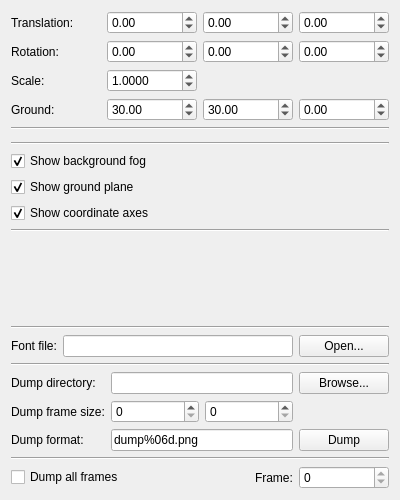
<?xml version="1.0" encoding="UTF-8"?>
<ui version="4.0">
 <class>ViewControl</class>
 <widget class="QWidget" name="ViewControl">
  <property name="geometry">
   <rect>
    <x>0</x>
    <y>0</y>
    <width>400</width>
    <height>500</height>
   </rect>
  </property>
  <property name="windowTitle">
   <string>Form</string>
  </property>
  <layout class="QVBoxLayout" name="verticalLayout">
   <item>
    <layout class="QGridLayout" name="transformationLayout">
     <item row="1" column="0">
      <widget class="QLabel" name="translationTextLabel">
       <property name="text">
        <string>Translation:</string>
       </property>
      </widget>
     </item>
     <item row="1" column="1">
      <widget class="QDoubleSpinBox" name="xSpinBox">
       <property name="minimum">
        <double>-100.000000000000000</double>
       </property>
       <property name="maximum">
        <double>100.000000000000000</double>
       </property>
      </widget>
     </item>
     <item row="1" column="2">
      <widget class="QDoubleSpinBox" name="ySpinBox">
       <property name="minimum">
        <double>-100.000000000000000</double>
       </property>
       <property name="maximum">
        <double>100.000000000000000</double>
       </property>
      </widget>
     </item>
     <item row="1" column="3">
      <widget class="QDoubleSpinBox" name="zSpinBox">
       <property name="minimum">
        <double>-100.000000000000000</double>
       </property>
       <property name="maximum">
        <double>100.000000000000000</double>
       </property>
      </widget>
     </item>
     <item row="2" column="0">
      <widget class="QLabel" name="rotationTextLabel">
       <property name="text">
        <string>Rotation:</string>
       </property>
      </widget>
     </item>
     <item row="3" column="0">
      <widget class="QLabel" name="scaleTextLabel">
       <property name="text">
        <string>Scale:</string>
       </property>
      </widget>
     </item>
     <item row="2" column="1">
      <widget class="QDoubleSpinBox" name="yawSpinBox">
       <property name="minimum">
        <double>-180.000000000000000</double>
       </property>
       <property name="maximum">
        <double>179.990000000000009</double>
       </property>
      </widget>
     </item>
     <item row="2" column="2">
      <widget class="QDoubleSpinBox" name="pitchSpinBox">
       <property name="minimum">
        <double>-180.000000000000000</double>
       </property>
       <property name="maximum">
        <double>179.990000000000009</double>
       </property>
      </widget>
     </item>
     <item row="2" column="3">
      <widget class="QDoubleSpinBox" name="rollSpinBox">
       <property name="minimum">
        <double>-180.000000000000000</double>
       </property>
       <property name="maximum">
        <double>179.990000000000009</double>
       </property>
      </widget>
     </item>
     <item row="3" column="1">
      <widget class="QDoubleSpinBox" name="scaleSpinBox">
       <property name="decimals">
        <number>4</number>
       </property>
       <property name="minimum">
        <double>0.000100000000000</double>
       </property>
       <property name="singleStep">
        <double>0.010000000000000</double>
       </property>
       <property name="value">
        <double>1.000000000000000</double>
       </property>
      </widget>
     </item>
     <item row="4" column="0">
      <widget class="QLabel" name="groundTextLabel">
       <property name="text">
        <string>Ground:</string>
       </property>
      </widget>
     </item>
     <item row="4" column="1">
      <widget class="QDoubleSpinBox" name="groundXSpinBox">
       <property name="singleStep">
        <double>0.010000000000000</double>
       </property>
       <property name="value">
        <double>30.000000000000000</double>
       </property>
      </widget>
     </item>
     <item row="4" column="3">
      <widget class="QDoubleSpinBox" name="groundZSpinBox">
       <property name="minimum">
        <double>-100.000000000000000</double>
       </property>
       <property name="maximum">
        <double>100.000000000000000</double>
       </property>
       <property name="singleStep">
        <double>0.010000000000000</double>
       </property>
      </widget>
     </item>
     <item row="4" column="2">
      <widget class="QDoubleSpinBox" name="groundYSpinBox">
       <property name="singleStep">
        <double>0.010000000000000</double>
       </property>
       <property name="value">
        <double>30.000000000000000</double>
       </property>
      </widget>
     </item>
    </layout>
   </item>
   <item>
    <widget class="Line" name="line">
     <property name="orientation">
      <enum>Qt::Horizontal</enum>
     </property>
    </widget>
   </item>
   <item>
    <widget class="ColorChooser" name="colorChooser" native="true"/>
   </item>
   <item>
    <widget class="Line" name="line_4">
     <property name="orientation">
      <enum>Qt::Horizontal</enum>
     </property>
    </widget>
   </item>
   <item>
    <layout class="QGridLayout" name="showLayout">
     <item row="2" column="0">
      <widget class="QCheckBox" name="showAxesCheckBox">
       <property name="text">
        <string>Show coordinate axes</string>
       </property>
       <property name="checked">
        <bool>true</bool>
       </property>
      </widget>
     </item>
     <item row="0" column="0">
      <widget class="QCheckBox" name="showFogCheckBox">
       <property name="text">
        <string>Show background fog</string>
       </property>
       <property name="checked">
        <bool>true</bool>
       </property>
      </widget>
     </item>
     <item row="1" column="0">
      <widget class="QCheckBox" name="showGroundCheckBox">
       <property name="text">
        <string>Show ground plane</string>
       </property>
       <property name="checked">
        <bool>true</bool>
       </property>
      </widget>
     </item>
    </layout>
   </item>
   <item>
    <widget class="Line" name="line_5">
     <property name="orientation">
      <enum>Qt::Horizontal</enum>
     </property>
    </widget>
   </item>
   <item>
    <spacer name="verticalSpacer">
     <property name="orientation">
      <enum>Qt::Vertical</enum>
     </property>
     <property name="sizeType">
      <enum>QSizePolicy::Expanding</enum>
     </property>
     <property name="sizeHint" stdset="0">
      <size>
       <width>20</width>
       <height>40</height>
      </size>
     </property>
    </spacer>
   </item>
   <item>
    <widget class="Line" name="line_2">
     <property name="orientation">
      <enum>Qt::Horizontal</enum>
     </property>
    </widget>
   </item>
   <item>
    <layout class="QHBoxLayout" name="horizontalLayout">
     <item>
      <widget class="QLabel" name="fontTextLabel">
       <property name="text">
        <string>Font file:</string>
       </property>
      </widget>
     </item>
     <item>
      <widget class="QLineEdit" name="fontEdit">
       <property name="readOnly">
        <bool>true</bool>
       </property>
      </widget>
     </item>
     <item>
      <widget class="QPushButton" name="fontBrowseButton">
       <property name="minimumSize">
        <size>
         <width>90</width>
         <height>0</height>
        </size>
       </property>
       <property name="text">
        <string>Open...</string>
       </property>
      </widget>
     </item>
    </layout>
   </item>
   <item>
    <widget class="Line" name="line_3">
     <property name="orientation">
      <enum>Qt::Horizontal</enum>
     </property>
    </widget>
   </item>
   <item>
    <layout class="QGridLayout" name="dumpLayout">
     <item row="0" column="0">
      <widget class="QLabel" name="dumpDirTextLabel">
       <property name="text">
        <string>Dump directory:</string>
       </property>
      </widget>
     </item>
     <item row="0" column="1">
      <widget class="QLineEdit" name="dumpDirEdit">
       <property name="text">
        <string/>
       </property>
      </widget>
     </item>
     <item row="0" column="2">
      <widget class="QPushButton" name="dumpDirBrowseButton">
       <property name="minimumSize">
        <size>
         <width>90</width>
         <height>0</height>
        </size>
       </property>
       <property name="text">
        <string>Browse...</string>
       </property>
      </widget>
     </item>
     <item row="2" column="0">
      <widget class="QLabel" name="dumpFormatTextLabel">
       <property name="text">
        <string>Dump format:</string>
       </property>
      </widget>
     </item>
     <item row="2" column="1">
      <widget class="QLineEdit" name="dumpFormatEdit">
       <property name="inputMask">
        <string/>
       </property>
       <property name="text">
        <string>dump%06d.png</string>
       </property>
      </widget>
     </item>
     <item row="2" column="2">
      <widget class="QPushButton" name="dumpButton">
       <property name="minimumSize">
        <size>
         <width>90</width>
         <height>0</height>
        </size>
       </property>
       <property name="text">
        <string>Dump</string>
       </property>
      </widget>
     </item>
     <item row="1" column="0">
      <widget class="QLabel" name="frameSizeTextLabel">
       <property name="text">
        <string>Dump frame size:</string>
       </property>
      </widget>
     </item>
     <item row="1" column="1">
      <layout class="QHBoxLayout" name="frameSizeLayout">
       <item>
        <widget class="QSpinBox" name="frameWidthSpinBox">
         <property name="maximum">
          <number>9999</number>
         </property>
        </widget>
       </item>
       <item>
        <widget class="QSpinBox" name="frameHeightSpinBox">
         <property name="maximum">
          <number>9999</number>
         </property>
        </widget>
       </item>
      </layout>
     </item>
    </layout>
   </item>
   <item>
    <widget class="Line" name="line_6">
     <property name="orientation">
      <enum>Qt::Horizontal</enum>
     </property>
    </widget>
   </item>
   <item>
    <layout class="QGridLayout" name="dumpAllLayout">
     <item row="0" column="0">
      <widget class="QCheckBox" name="dumpAllCheckBox">
       <property name="sizePolicy">
        <sizepolicy hsizetype="MinimumExpanding" vsizetype="Fixed">
         <horstretch>0</horstretch>
         <verstretch>0</verstretch>
        </sizepolicy>
       </property>
       <property name="text">
        <string>Dump all frames</string>
       </property>
      </widget>
     </item>
     <item row="0" column="1">
      <widget class="QLabel" name="frameTextLabel">
       <property name="sizePolicy">
        <sizepolicy hsizetype="Preferred" vsizetype="Preferred">
         <horstretch>0</horstretch>
         <verstretch>0</verstretch>
        </sizepolicy>
       </property>
       <property name="text">
        <string>Frame:</string>
       </property>
      </widget>
     </item>
     <item row="0" column="2">
      <widget class="QSpinBox" name="frameSpinBox">
       <property name="minimumSize">
        <size>
         <width>90</width>
         <height>0</height>
        </size>
       </property>
       <property name="readOnly">
        <bool>true</bool>
       </property>
       <property name="maximum">
        <number>999999</number>
       </property>
      </widget>
     </item>
    </layout>
   </item>
  </layout>
 </widget>
 <customwidgets>
  <customwidget>
   <class>ColorChooser</class>
   <extends>QWidget</extends>
   <header>ColorChooser.h</header>
   <container>1</container>
  </customwidget>
 </customwidgets>
 <resources/>
 <connections>
  <connection>
   <sender>showAxesCheckBox</sender>
   <signal>toggled(bool)</signal>
   <receiver>ViewControl</receiver>
   <slot>showAxesToggled(bool)</slot>
   <hints>
    <hint type="sourcelabel">
     <x>199</x>
     <y>53</y>
    </hint>
    <hint type="destinationlabel">
     <x>199</x>
     <y>149</y>
    </hint>
   </hints>
  </connection>
  <connection>
   <sender>dumpDirBrowseButton</sender>
   <signal>clicked()</signal>
   <receiver>ViewControl</receiver>
   <slot>dumpDirBrowseClicked()</slot>
   <hints>
    <hint type="sourcelabel">
     <x>350</x>
     <y>223</y>
    </hint>
    <hint type="destinationlabel">
     <x>199</x>
     <y>149</y>
    </hint>
   </hints>
  </connection>
  <connection>
   <sender>dumpButton</sender>
   <signal>clicked()</signal>
   <receiver>ViewControl</receiver>
   <slot>dumpClicked()</slot>
   <hints>
    <hint type="sourcelabel">
     <x>350</x>
     <y>252</y>
    </hint>
    <hint type="destinationlabel">
     <x>199</x>
     <y>149</y>
    </hint>
   </hints>
  </connection>
  <connection>
   <sender>dumpAllCheckBox</sender>
   <signal>toggled(bool)</signal>
   <receiver>ViewControl</receiver>
   <slot>dumpAllToggled(bool)</slot>
   <hints>
    <hint type="sourcelabel">
     <x>199</x>
     <y>283</y>
    </hint>
    <hint type="destinationlabel">
     <x>199</x>
     <y>149</y>
    </hint>
   </hints>
  </connection>
  <connection>
   <sender>xSpinBox</sender>
   <signal>valueChanged(double)</signal>
   <receiver>ViewControl</receiver>
   <slot>translationChanged()</slot>
   <hints>
    <hint type="sourcelabel">
     <x>150</x>
     <y>54</y>
    </hint>
    <hint type="destinationlabel">
     <x>199</x>
     <y>149</y>
    </hint>
   </hints>
  </connection>
  <connection>
   <sender>ySpinBox</sender>
   <signal>valueChanged(double)</signal>
   <receiver>ViewControl</receiver>
   <slot>translationChanged()</slot>
   <hints>
    <hint type="sourcelabel">
     <x>249</x>
     <y>54</y>
    </hint>
    <hint type="destinationlabel">
     <x>199</x>
     <y>149</y>
    </hint>
   </hints>
  </connection>
  <connection>
   <sender>zSpinBox</sender>
   <signal>valueChanged(double)</signal>
   <receiver>ViewControl</receiver>
   <slot>translationChanged()</slot>
   <hints>
    <hint type="sourcelabel">
     <x>347</x>
     <y>54</y>
    </hint>
    <hint type="destinationlabel">
     <x>199</x>
     <y>149</y>
    </hint>
   </hints>
  </connection>
  <connection>
   <sender>yawSpinBox</sender>
   <signal>valueChanged(double)</signal>
   <receiver>ViewControl</receiver>
   <slot>rotationChanged()</slot>
   <hints>
    <hint type="sourcelabel">
     <x>150</x>
     <y>83</y>
    </hint>
    <hint type="destinationlabel">
     <x>199</x>
     <y>149</y>
    </hint>
   </hints>
  </connection>
  <connection>
   <sender>pitchSpinBox</sender>
   <signal>valueChanged(double)</signal>
   <receiver>ViewControl</receiver>
   <slot>rotationChanged()</slot>
   <hints>
    <hint type="sourcelabel">
     <x>249</x>
     <y>83</y>
    </hint>
    <hint type="destinationlabel">
     <x>199</x>
     <y>149</y>
    </hint>
   </hints>
  </connection>
  <connection>
   <sender>rollSpinBox</sender>
   <signal>valueChanged(double)</signal>
   <receiver>ViewControl</receiver>
   <slot>rotationChanged()</slot>
   <hints>
    <hint type="sourcelabel">
     <x>347</x>
     <y>83</y>
    </hint>
    <hint type="destinationlabel">
     <x>199</x>
     <y>149</y>
    </hint>
   </hints>
  </connection>
  <connection>
   <sender>scaleSpinBox</sender>
   <signal>valueChanged(double)</signal>
   <receiver>ViewControl</receiver>
   <slot>scaleChanged()</slot>
   <hints>
    <hint type="sourcelabel">
     <x>150</x>
     <y>112</y>
    </hint>
    <hint type="destinationlabel">
     <x>199</x>
     <y>149</y>
    </hint>
   </hints>
  </connection>
  <connection>
   <sender>showFogCheckBox</sender>
   <signal>toggled(bool)</signal>
   <receiver>ViewControl</receiver>
   <slot>showFogToggled(bool)</slot>
   <hints>
    <hint type="sourcelabel">
     <x>199</x>
     <y>177</y>
    </hint>
    <hint type="destinationlabel">
     <x>199</x>
     <y>188</y>
    </hint>
   </hints>
  </connection>
  <connection>
   <sender>groundXSpinBox</sender>
   <signal>valueChanged(double)</signal>
   <receiver>ViewControl</receiver>
   <slot>groundRadiusChanged(double)</slot>
   <hints>
    <hint type="sourcelabel">
     <x>150</x>
     <y>30</y>
    </hint>
    <hint type="destinationlabel">
     <x>199</x>
     <y>188</y>
    </hint>
   </hints>
  </connection>
  <connection>
   <sender>showGroundCheckBox</sender>
   <signal>toggled(bool)</signal>
   <receiver>ViewControl</receiver>
   <slot>showGroundToggled(bool)</slot>
   <hints>
    <hint type="sourcelabel">
     <x>199</x>
     <y>181</y>
    </hint>
    <hint type="destinationlabel">
     <x>199</x>
     <y>188</y>
    </hint>
   </hints>
  </connection>
  <connection>
   <sender>fontBrowseButton</sender>
   <signal>clicked()</signal>
   <receiver>ViewControl</receiver>
   <slot>fontBrowseClicked()</slot>
   <hints>
    <hint type="sourcelabel">
     <x>356</x>
     <y>29</y>
    </hint>
    <hint type="destinationlabel">
     <x>199</x>
     <y>249</y>
    </hint>
   </hints>
  </connection>
  <connection>
   <sender>groundYSpinBox</sender>
   <signal>valueChanged(double)</signal>
   <receiver>ViewControl</receiver>
   <slot>groundRadiusChanged(double)</slot>
   <hints>
    <hint type="sourcelabel">
     <x>249</x>
     <y>104</y>
    </hint>
    <hint type="destinationlabel">
     <x>199</x>
     <y>249</y>
    </hint>
   </hints>
  </connection>
  <connection>
   <sender>groundZSpinBox</sender>
   <signal>valueChanged(double)</signal>
   <receiver>ViewControl</receiver>
   <slot>groundElevationChanged(double)</slot>
   <hints>
    <hint type="sourcelabel">
     <x>347</x>
     <y>104</y>
    </hint>
    <hint type="destinationlabel">
     <x>199</x>
     <y>249</y>
    </hint>
   </hints>
  </connection>
 </connections>
 <slots>
  <slot>dumpDirBrowseClicked()</slot>
  <slot>dumpClicked()</slot>
  <slot>dumpAllToggled(bool)</slot>
  <slot>showAxesToggled(bool)</slot>
  <slot>translationChanged()</slot>
  <slot>rotationChanged()</slot>
  <slot>scaleChanged()</slot>
  <slot>showFogToggled(bool)</slot>
  <slot>groundRadiusChanged(double)</slot>
  <slot>showGroundToggled(bool)</slot>
  <slot>fontBrowseClicked()</slot>
  <slot>groundElevationChanged(double)</slot>
 </slots>
</ui>
